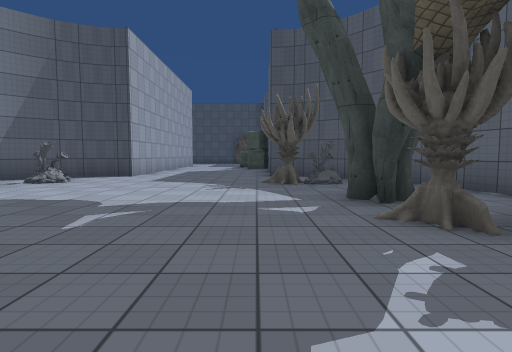
view 1 (above)

24 first-person views from a walk through a Unity game level. The camera is 1.2 m above the floor, tilts 4° down and sees 80° across. The floor is counted in squares, 2 m on a side. Each view is taken from the middle of a square. On the plan, view 1 faces up. The plan holds only what a view shows up to about 9 squares ahead; the rest is blank. The place goes on beyond the plan. The player is left out. Some animated figures are not drawn. Door leaves are left out, so doorways stand open. Some surface patterns are stand-ins.

view 2
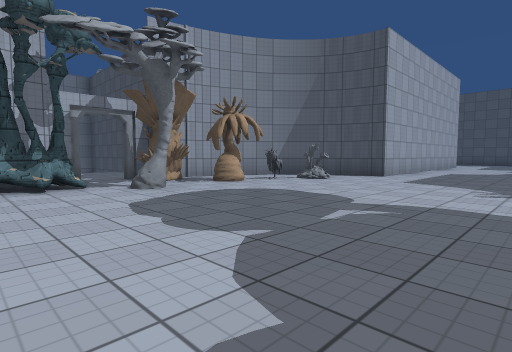

view 3
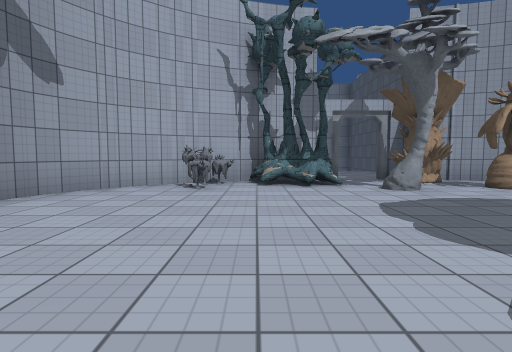

view 4
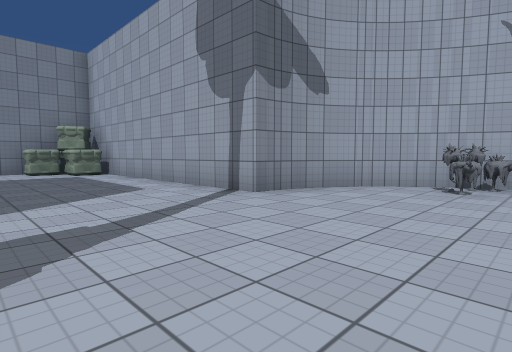

view 5
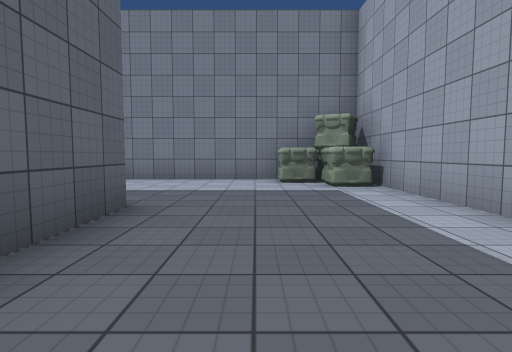

view 6
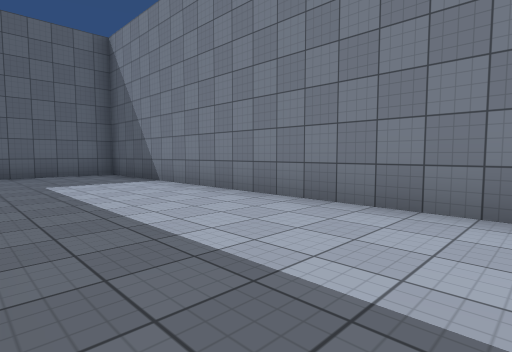

view 7
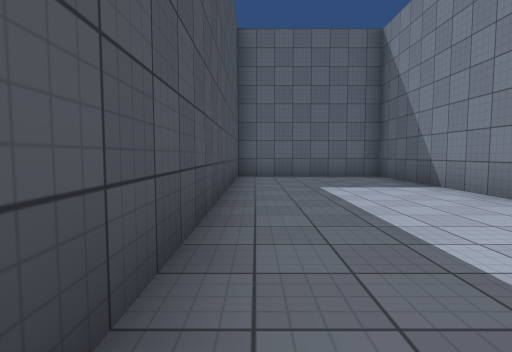

view 8
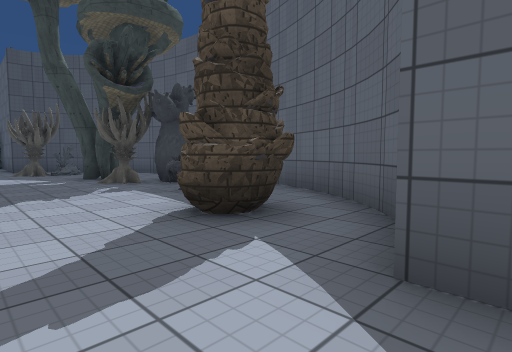

view 9
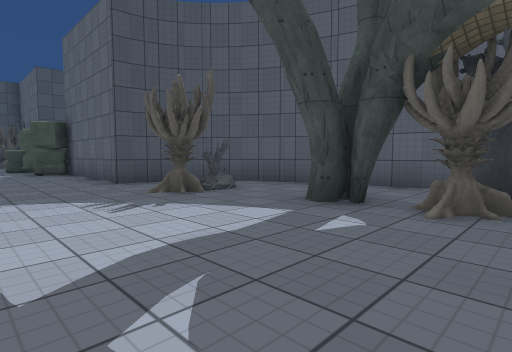

view 10
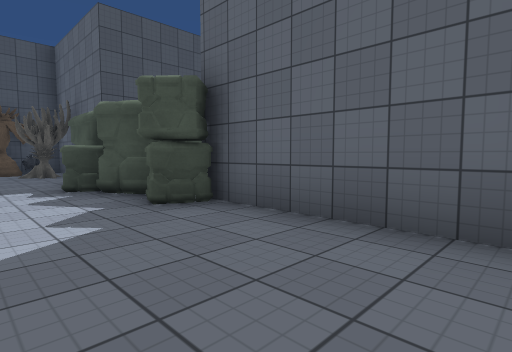

view 11
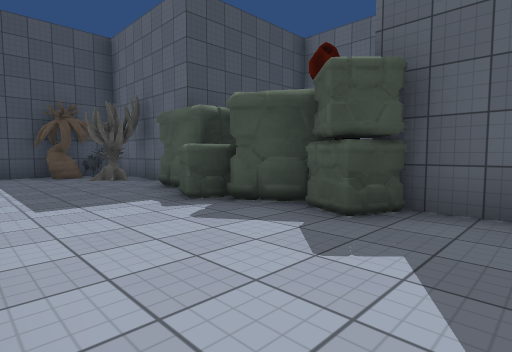

view 12
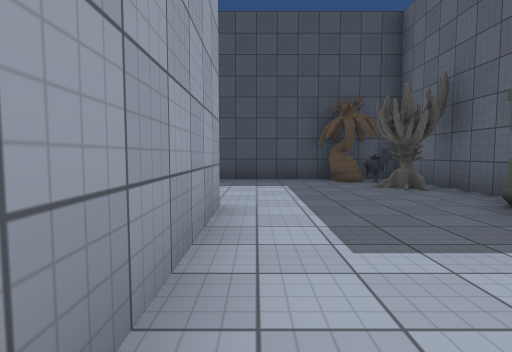

view 13
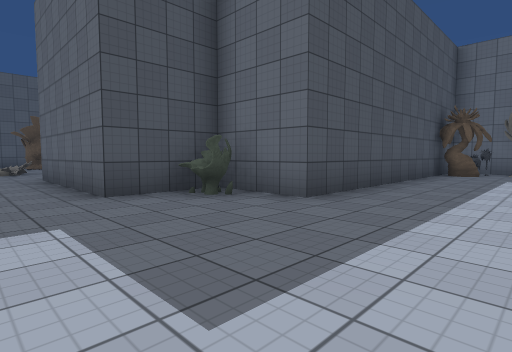

view 14
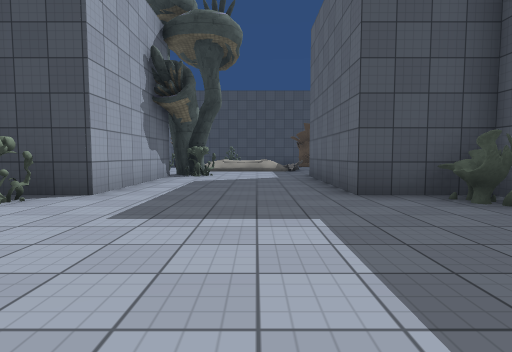

view 15
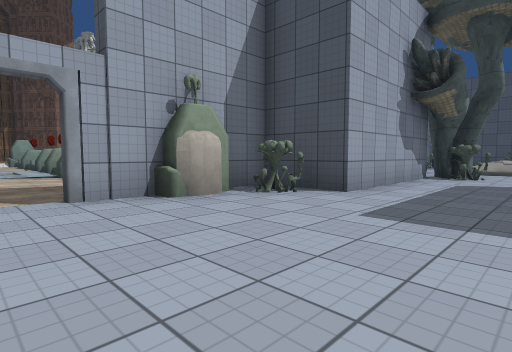

view 16
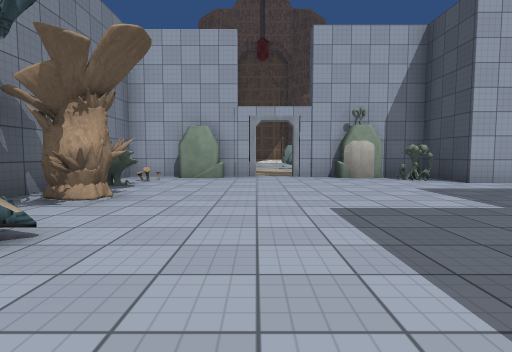

view 17
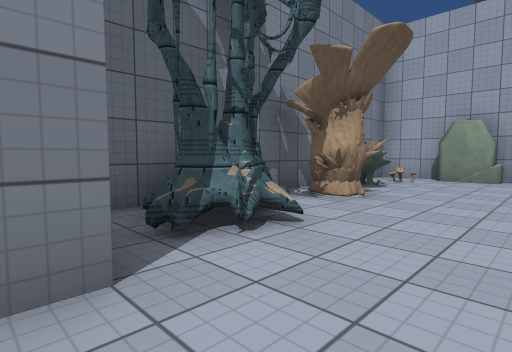

view 18
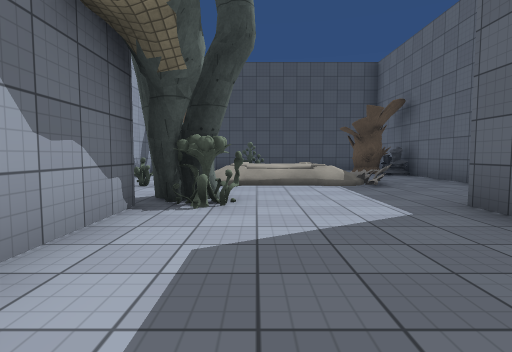

view 19
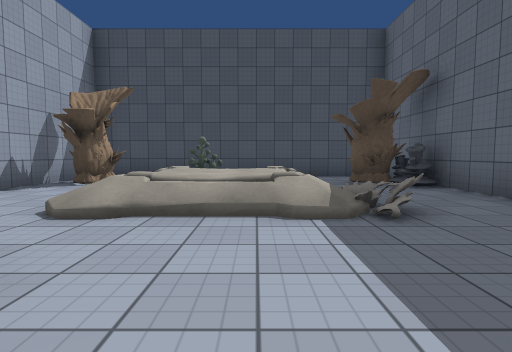

view 20
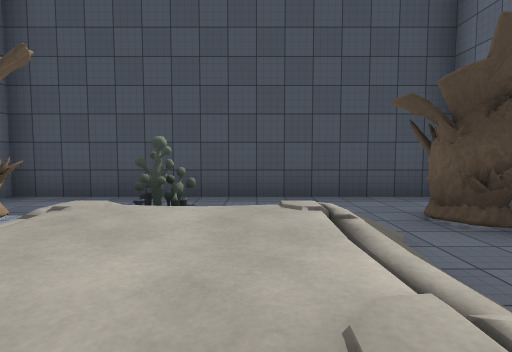

view 21
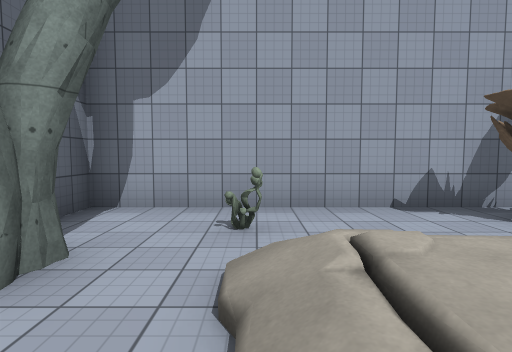

view 22
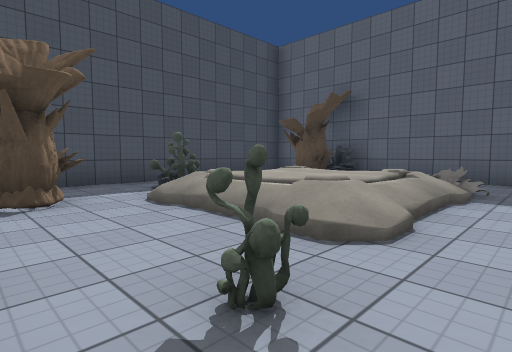

view 23
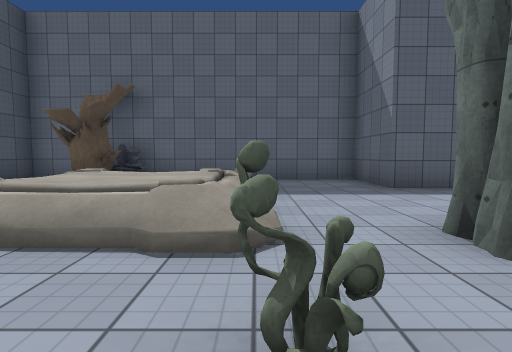

view 24
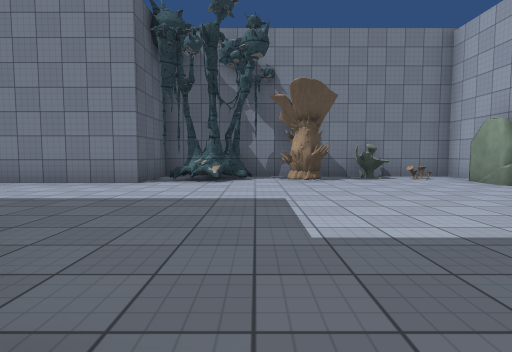

### Floor plan
Key: @ floor where view 1 was taken; # wall or solid block; . floor; / step, stairs or slope; D open door; ^ raised ledge; v drop or lower ground; O other object.
Columns run from 16 left of view 1 to 9 right of it. Each row starts with its distance up from view 1.
 35  ########
 34  ........#
 33  O..O ..Ov
 32  OO/  /OOv
 31 #../  /..#
 30 #../  /..#
 29 #.O////O.#
 28 #........#
 27 #. OO....#
 26  ##....##
 25   #....#
 24   #....#
 23  ##....#
 22  #O.....Ov
 21  O.......######
 20 ##.............OOv
 19 #D..............Ov
 18 #D..............Ov
 17   ...............#
 16  #O..O.######...O#   v
 15  ##O.O###   #...O#OO v
 14     #       #...#OO
 13              ...O#
 12              ...Ov
 11              ....#
 10              ....#
  9             #....#
  8            #......#
  7           #OO......#
  6          # O.....O..#
  5          #O.........#
  4          OO.......#.#
  3         DO.O......O.#
  2         DD........OO
  1         ###.......O
  0          ##.....@.O #
 -1          #OO.....####
 -2           #......###
 -3           ##......#
 -4             #....#
 -5             ^....#
 -6             ^....#
 -7             ^....########
 -8             ^............#
 -9             ^............#
-10              O...........#
-11              OO..........#
-12               ###########

Positions as (right, up) in squares from view 1, and headings:
1: (0, 0), facing up
2: (0, 0), facing up-left
3: (0, 0), facing left
4: (0, 0), facing down-left
5: (-1, -4), facing down
6: (-1, -8), facing down-right
7: (0, -8), facing right
8: (-1, -4), facing up-right
9: (-2, 2), facing up-right
10: (-2, 9), facing up-right
11: (-3, 11), facing up-right
12: (-3, 13), facing up
13: (-11, 18), facing up-right
14: (-11, 18), facing up
15: (-11, 18), facing up-left
16: (-7, 18), facing left
17: (-7, 18), facing down-left
18: (-12, 23), facing up
19: (-11, 26), facing up
20: (-11, 29), facing up
21: (-11, 29), facing left
22: (-15, 28), facing up-right
23: (-15, 29), facing right
24: (-10, 23), facing down
